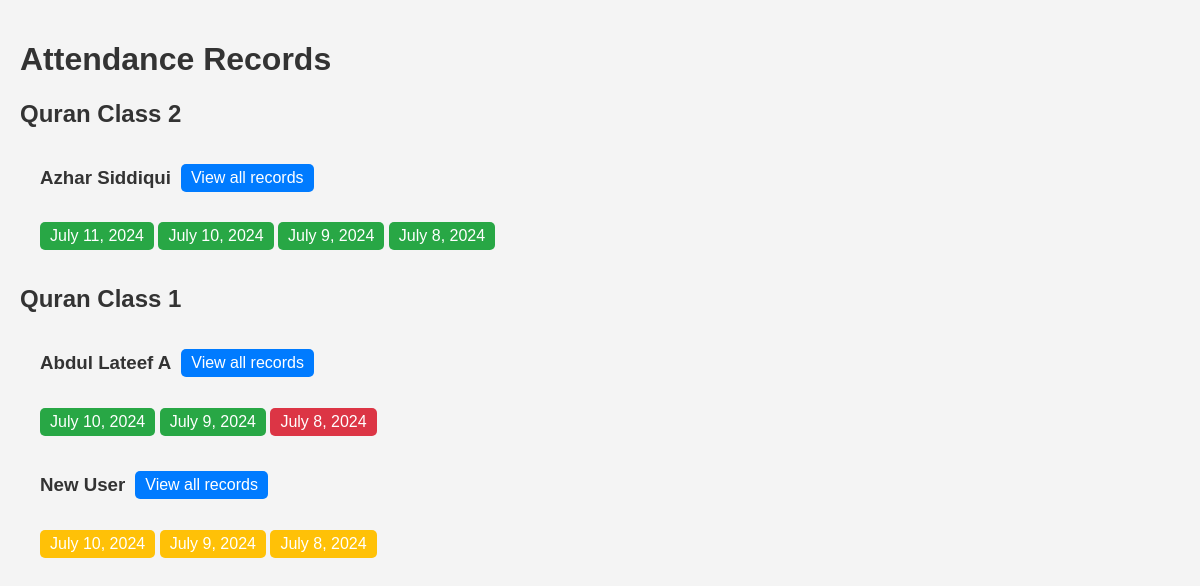
Page /attendance/ (signed in) on the committed database.
### accounts/models.py (models this page shows, shortened)
class ClassName(models.Model):
    QAIDAH = 'qaidah'
    QURAN_READING = 'quran_reading'
    HIFZ = 'hifz'
    NA = 'na'
    BOOK_CHOICES = [
        (QAIDAH, 'Qaidah'),
        (QURAN_READING, 'Quran Reading'),
        (HIFZ, 'Hifz'),
        (NA, 'N/A'),
    ]
    name = models.CharField(max_length=100)
    teacher = models.ForeignKey('Profile', on_delete=models.SET_NULL, null=True,
                                limit_choices_to={'user_type__in': ['admin_teacher', 'regular_teacher']})
    book = models.CharField(max_length=20, choices=BOOK_CHOICES, default=NA)
    created_at = models.DateTimeField(auto_now_add=True)
    class Meta:
        verbose_name = "Class"
        verbose_name_plural = "Classes"

class Profile(models.Model):
    ADMIN_TEACHER = 'admin_teacher'
    REGULAR_TEACHER = 'regular_teacher'
    STUDENT = 'student'
    WAITING_LIST = 'waiting_list'
    USER_TYPE_CHOICES = [
        (ADMIN_TEACHER, 'Admin Teacher'),
        (REGULAR_TEACHER, 'Regular Teacher'),
        (STUDENT, 'Student'),
        (WAITING_LIST, 'Waiting List'),
    ]
    user = models.OneToOneField(User, on_delete=models.CASCADE)
    user_type = models.CharField(max_length=20, choices=USER_TYPE_CHOICES, default=WAITING_LIST)
    class_name = models.ForeignKey(ClassName, on_delete=models.SET_NULL, null=True,blank=True, related_name='students')
    class Meta:
        verbose_name = "Profile"
        verbose_name_plural = "Profiles"

### attendance/models.py (models this page shows, shortened)
class Attendance(models.Model):
    ATTENDANCE_CHOICES = [
        ('P', 'Present'),
        ('A', 'Absent'),
        ('L', 'Late'),
    ]
    profile = models.ForeignKey(Profile, on_delete=models.CASCADE, related_name='attendance_records')
    date = models.DateField()
    status = models.CharField(max_length=1, choices=ATTENDANCE_CHOICES)
    reason = models.CharField(max_length=100, null=True, blank=True)
    class Meta:
        constraints = [
            models.UniqueConstraint(fields=['profile', 'date'], name='unique_profile'),
        ]

### attendance/views.py (the view)
# urls.py: path('', AttendanceListView.as_view(), name='attendance-list'),
class AttendanceListView(LoginRequiredMixin, ListView):
    model = Attendance
    template_name = 'attendance/attendance_list.html'
    context_object_name = 'attendance_records'
    def get_queryset(self):
        user_profile = self.request.user.profile
        if user_profile.user_type == 'admin_teacher':
            return Attendance.objects.all().order_by('-date')
        elif user_profile.user_type == 'regular_teacher':
            return Attendance.objects.filter(profile__class_name__teacher=user_profile).order_by('-date')
        else:
            return Attendance.objects.none()
    def get_context_data(self, **kwargs):
        context = super().get_context_data(**kwargs)
        attendance_records = self.get_queryset().select_related('profile', 'profile__class_name')
        classes = {}
        for record in attendance_records:
            class_name = record.profile.class_name
            if class_name not in classes:
                classes[class_name] = {}
            if record.profile not in classes[class_name]:
                classes[class_name][record.profile] = []
            classes[class_name][record.profile].append(record)
        context['classes'] = classes
        return context

### attendance/templates/attendance/attendance_list.html (shortened to what this page needs)
<!DOCTYPE html>
<html lang="en">
<head>
</head>
<body>
    <h1>Attendance Records</h1>
    {% for class_name, students in classes.items %}
        <div class="class-section">
            <h2>{{ class_name.name }}</h2>
            {% for student, records in students.items %}
                <div class="student-section">
                    <div class="student-header">
                        <h3 class="student-name">{{ student.user.first_name }} {{ student.user.last_name }}</h3>
                        <a href="{% url 'attendance-detail' profile_id=student.id %}" class="view-records-button">
                            View all records
                        </a>
                    </div>
                    <ul>
                        {% for record in records %}
                            <li>
                                <div class="record-item {{ record.get_status_display|lower }}">
                                    {{ record.date }}
                                </div>
                            </li>
                        {% endfor %}
                    </ul>
                </div>
            {% endfor %}
        </div>
    {% endfor %}
</body>
</html>

### attendance/templates/attendance/attendance_list.html (style rules this page uses)
body { font-family: Arial, sans-serif; background-color: #f4f4f4; margin: 0; padding: 20px; }
h1, h2, h3 { color: #333; }
.class-section { margin-bottom: 30px; }
.student-section { margin-left: 20px; margin-bottom: 15px; }
.student-header { display: flex; align-items: center; margin-bottom: 10px; }
.student-name { margin-right: 10px; }
.view-records-button { display: inline-block; padding: 5px 10px; border-radius: 5px; background-color: #007bff; color: #fff; text-decoration: none; cursor: pointer; }
ul { list-style: none; padding: 0; margin: 0; }
li { margin: 5px 0; display: inline-block; }
.record-item { display: inline-block; padding: 5px 10px; border-radius: 5px; color: #fff; cursor: pointer; position: relative; }
.record-item.present { background-color: #28a745; }
.record-item.late { background-color: #ffc107; }
.record-item.absent { background-color: #dc3545; }

### rows in the picture
ClassName: name "Quran Class 2"
Profile: user.first_name "Azhar", user.last_name "Siddiqui"
Attendance: date "July 11, 2024"
Attendance: date "July 10, 2024"
Attendance: date "July 9, 2024"
Attendance: date "July 8, 2024"
ClassName: name "Quran Class 1"
Profile: user.first_name "Abdul Lateef", user.last_name "A"
Attendance: date "July 10, 2024"
Attendance: date "July 9, 2024"
Attendance: date "July 8, 2024"
Profile: user.first_name "New", user.last_name "User"
Attendance: date "July 10, 2024"
Attendance: date "July 9, 2024"
Attendance: date "July 8, 2024"
